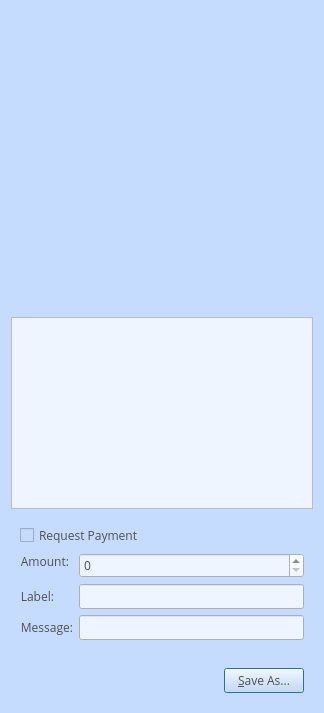
<?xml version="1.0" encoding="UTF-8"?>
<ui version="4.0">
 <class>QRCodeDialog</class>
 <widget class="QDialog" name="QRCodeDialog">
  <property name="geometry">
   <rect>
    <x>0</x>
    <y>0</y>
    <width>324</width>
    <height>713</height>
   </rect>
  </property>
  <property name="font">
   <font>
    <family>Open Sans,sans-serif</family>
   </font>
  </property>
  <property name="windowTitle">
   <string>QR Code Dialog</string>
  </property>
  <property name="styleSheet">
   <string notr="true">color:#505050;
font-family:'Open Sans,sans-serif';
background-color:rgb(198, 220, 255);</string>
  </property>
  <property name="sizeGripEnabled">
   <bool>false</bool>
  </property>
  <layout class="QVBoxLayout" name="verticalLayout_3">
   <item>
    <widget class="QLabel" name="lblQRCode">
     <property name="sizePolicy">
      <sizepolicy hsizetype="Expanding" vsizetype="Expanding">
       <horstretch>0</horstretch>
       <verstretch>0</verstretch>
      </sizepolicy>
     </property>
     <property name="minimumSize">
      <size>
       <width>300</width>
       <height>300</height>
      </size>
     </property>
     <property name="lineWidth">
      <number>0</number>
     </property>
     <property name="textFormat">
      <enum>Qt::PlainText</enum>
     </property>
     <property name="alignment">
      <set>Qt::AlignCenter</set>
     </property>
     <property name="wordWrap">
      <bool>true</bool>
     </property>
    </widget>
   </item>
   <item>
    <widget class="QPlainTextEdit" name="outUri">
     <property name="minimumSize">
      <size>
       <width>0</width>
       <height>50</height>
      </size>
     </property>
     <property name="styleSheet">
      <string notr="true">background-color:rgb(238,245,255);</string>
     </property>
     <property name="lineWidth">
      <number>0</number>
     </property>
     <property name="tabChangesFocus">
      <bool>true</bool>
     </property>
     <property name="textInteractionFlags">
      <set>Qt::TextSelectableByKeyboard|Qt::TextSelectableByMouse</set>
     </property>
    </widget>
   </item>
   <item>
    <widget class="QWidget" name="widget" native="true">
     <layout class="QVBoxLayout" name="verticalLayout_2" stretch="1,1,1">
      <property name="sizeConstraint">
       <enum>QLayout::SetMaximumSize</enum>
      </property>
      <item>
       <widget class="QCheckBox" name="chkReqPayment">
        <property name="enabled">
         <bool>true</bool>
        </property>
        <property name="text">
         <string>Request Payment</string>
        </property>
       </widget>
      </item>
      <item>
       <layout class="QFormLayout" name="formLayout">
        <property name="fieldGrowthPolicy">
         <enum>QFormLayout::AllNonFixedFieldsGrow</enum>
        </property>
        <item row="1" column="0">
         <widget class="QLabel" name="lblLabel">
          <property name="text">
           <string>Label:</string>
          </property>
          <property name="textFormat">
           <enum>Qt::PlainText</enum>
          </property>
          <property name="alignment">
           <set>Qt::AlignRight|Qt::AlignTrailing|Qt::AlignVCenter</set>
          </property>
          <property name="buddy">
           <cstring>lnLabel</cstring>
          </property>
         </widget>
        </item>
        <item row="1" column="1">
         <widget class="QLineEdit" name="lnLabel">
          <property name="styleSheet">
           <string notr="true">background-color:rgb(238,245,255);</string>
          </property>
         </widget>
        </item>
        <item row="2" column="0">
         <widget class="QLabel" name="lblMessage">
          <property name="text">
           <string>Message:</string>
          </property>
          <property name="textFormat">
           <enum>Qt::PlainText</enum>
          </property>
          <property name="alignment">
           <set>Qt::AlignRight|Qt::AlignTrailing|Qt::AlignVCenter</set>
          </property>
          <property name="buddy">
           <cstring>lnMessage</cstring>
          </property>
         </widget>
        </item>
        <item row="2" column="1">
         <widget class="QLineEdit" name="lnMessage">
          <property name="styleSheet">
           <string notr="true">background-color:rgb(238,245,255);</string>
          </property>
         </widget>
        </item>
        <item row="0" column="0">
         <widget class="QLabel" name="lblAmount">
          <property name="sizePolicy">
           <sizepolicy hsizetype="Preferred" vsizetype="Maximum">
            <horstretch>0</horstretch>
            <verstretch>0</verstretch>
           </sizepolicy>
          </property>
          <property name="text">
           <string>Amount:</string>
          </property>
          <property name="textFormat">
           <enum>Qt::PlainText</enum>
          </property>
          <property name="alignment">
           <set>Qt::AlignRight|Qt::AlignTrailing|Qt::AlignVCenter</set>
          </property>
          <property name="buddy">
           <cstring>lnReqAmount</cstring>
          </property>
         </widget>
        </item>
        <item row="0" column="1">
         <widget class="BitcoinAmountField" name="lnReqAmount">
          <property name="enabled">
           <bool>false</bool>
          </property>
          <property name="minimumSize">
           <size>
            <width>80</width>
            <height>0</height>
           </size>
          </property>
          <property name="styleSheet">
           <string notr="true">background-color:rgb(238,245,255);</string>
          </property>
         </widget>
        </item>
       </layout>
      </item>
      <item>
       <layout class="QHBoxLayout" name="horizontalLayout" stretch="1,0">
        <item>
         <spacer name="horizontalSpacer">
          <property name="orientation">
           <enum>Qt::Horizontal</enum>
          </property>
          <property name="sizeHint" stdset="0">
           <size>
            <width>40</width>
            <height>20</height>
           </size>
          </property>
         </spacer>
        </item>
        <item>
         <widget class="QPushButton" name="btnSaveAs">
          <property name="text">
           <string>&amp;Save As...</string>
          </property>
         </widget>
        </item>
       </layout>
      </item>
     </layout>
    </widget>
   </item>
  </layout>
 </widget>
 <customwidgets>
  <customwidget>
   <class>BitcoinAmountField</class>
   <extends>QSpinBox</extends>
   <header>bitcoinamountfield.h</header>
   <container>1</container>
  </customwidget>
 </customwidgets>
 <resources/>
 <connections>
  <connection>
   <sender>chkReqPayment</sender>
   <signal>clicked(bool)</signal>
   <receiver>lnReqAmount</receiver>
   <slot>setEnabled(bool)</slot>
   <hints>
    <hint type="sourcelabel">
     <x>92</x>
     <y>285</y>
    </hint>
    <hint type="destinationlabel">
     <x>98</x>
     <y>311</y>
    </hint>
   </hints>
  </connection>
 </connections>
</ui>
